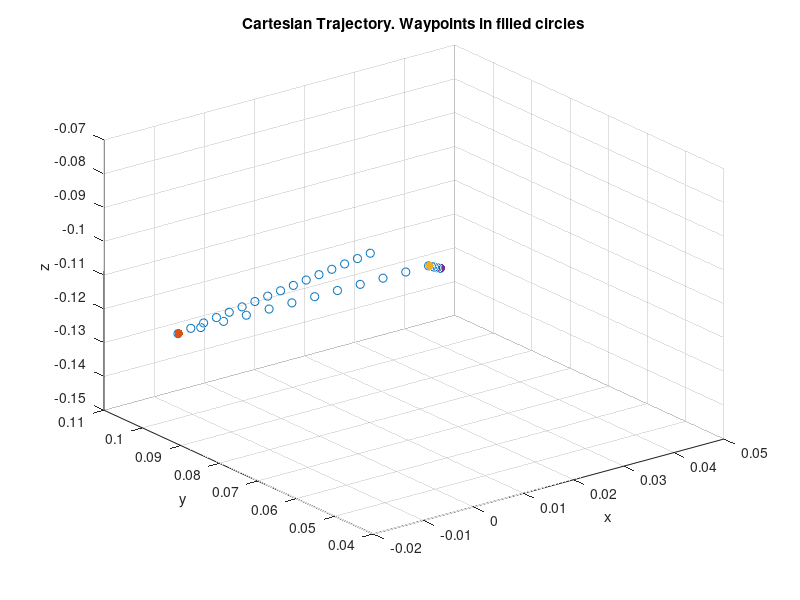
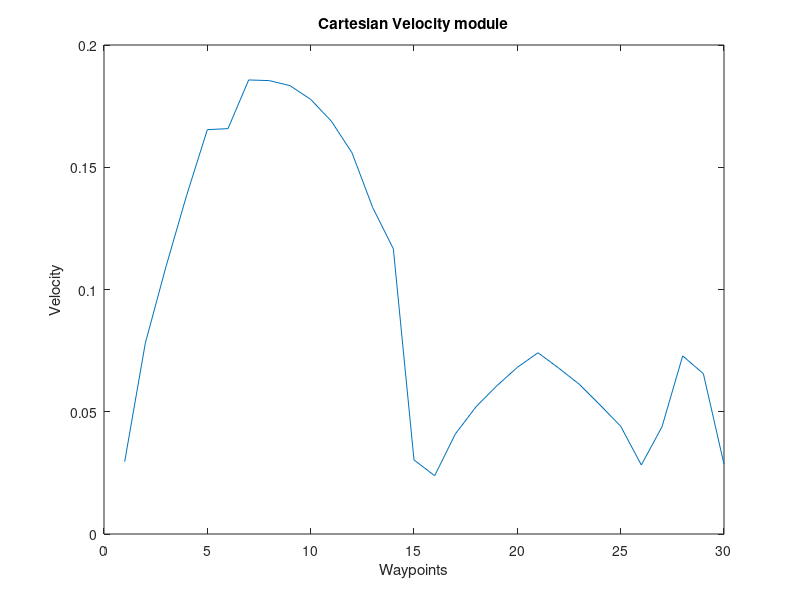

MATLAB code for these plots, in order:

%dataraw=csvread('data_cartesian.csv',1,1)

%for i=1:31
%waypoints(i).position=dataraw(i+5,1:3)
%end

clear all
clc


load final_pose.mat
load initial_pose.mat
load waypoints.mat
load way_x.mat
load way_y.mat
load way_z.mat
load original_waypoints.mat
load time_stamps.mat

%% plotting cartesian traj
figure;
scatter3(way_x,way_y,way_z)
hold on
scatter3(original_waypoints(1).position(1),original_waypoints(1).position(2),original_waypoints(1).position(3), 'filled', 'blue')
hold on
scatter3(original_waypoints(2).position(1),original_waypoints(2).position(2),original_waypoints(2).position(3), 'filled', 'blue')
hold on
scatter3(original_waypoints(3).position(1),original_waypoints(3).position(2),original_waypoints(3).position(3), 'filled', 'blue')
xlabel('x');
ylabel('y');
zlabel('z');
title('Cartesian Trajectory. Waypoints in filled circles');

%% retrieving cartesian velocity and plotting

%devi prendere stamp.nsecs dal final points altrimenti non so cosa ne viene
%fuori, poi lo consideri e-09

for i=2:31
    dx(i)= waypoints(i).position(1) - waypoints(i-1).position(1) ;
    dy(i)= waypoints(i).position(2) - waypoints(i-1).position(2) ;
    dz(i)= waypoints(i).position(3) - waypoints(i-1).position(3) ;
    dt(i)= (time_stamps(i) - time_stamps(i-1))*10.^-09 ;
    
    
    vx(i)= dx(i)/dt(i);
    vy(i)= dy(i)/dt(i);
    vz(i)= dz(i)/dt(i);
    
    v(i-1)= sqrt(vx(i).^2+vy(i).^2+vz(i).^2);
end

figure;
plot(v);
xlabel('Waypoints');
ylabel('Velocity');
title('Cartesian Velocity module');
